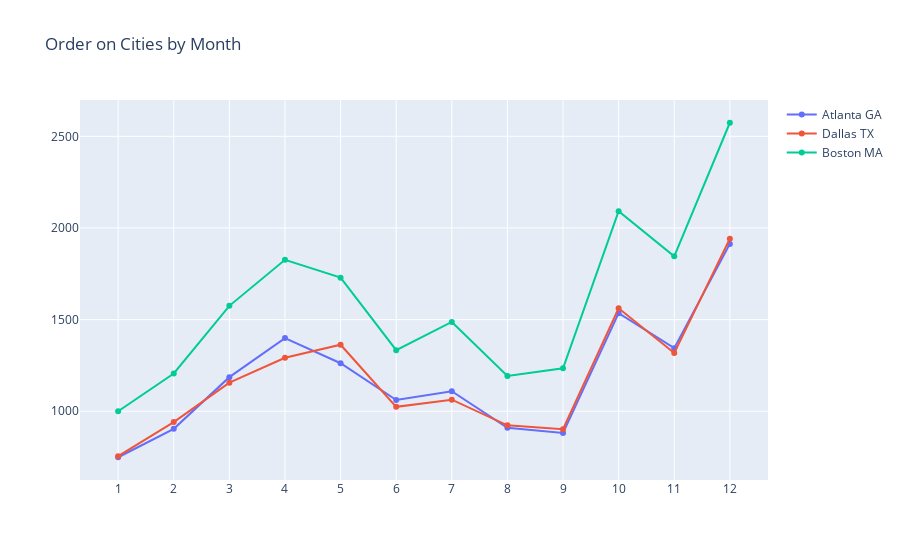

Write notebook code for a chart like this one.
### Code cell
plot_data_compare_city = [

    go.Scatter(
        x = active_user_by_states.query("City == 'Atlanta GA'")["Month"],
        y = active_user_by_states.query("City == 'Atlanta GA'")["Order"],
        name = "Atlanta GA"
    ),
    go.Scatter(
        x = active_user_by_states.query("City == 'Dallas TX'")["Month"],
        y = active_user_by_states.query("City == 'Dallas TX'")["Order"],
        name = "Dallas TX"
    ),
    go.Scatter(
        x = active_user_by_states.query("City == 'Boston MA'")["Month"],
        y = active_user_by_states.query("City == 'Boston MA'")["Order"],
        name = "Boston MA"
    )
]

plot_layout_compare_city = go.Layout(
    xaxis = {"type": "category"},
    title = "Order on Cities by Month"
)

fig_compare_city = go.Figure(data = plot_data_compare_city, layout = plot_layout_compare_city)
pyoff.iplot(fig_compare_city)

### Figure 1 — Plotly figure (JSON) as saved in the notebook; plotly's stock layout.template omitted (floating-point values rounded to 4 significant figures)
{"data": [{"name": "Atlanta GA", "type": "scatter", "x": [1, 2, 3, 4, 5, 6, 7, 8, 9, 10, 11, 12], "y": [749, 904, 1186, 1399, 1262, 1061, 1109, 910, 881, 1535, 1344, 1913]}, {"name": "Dallas TX", "type": "scatter", "x": [1, 2, 3, 4, 5, 6, 7, 8, 9, 10, 11, 12], "y": [755, 941, 1156, 1292, 1363, 1024, 1063, 923, 902, 1562, 1318, 1941]}, {"name": "Boston MA", "type": "scatter", "x": [1, 2, 3, 4, 5, 6, 7, 8, 9, 10, 11, 12], "y": [1000, 1206, 1575, 1826, 1729, 1333, 1487, 1192, 1234, 2091, 1845, 2574]}], "layout": {"title": {"text": "Order on Cities by Month"}, "xaxis": {"type": "category"}}}
